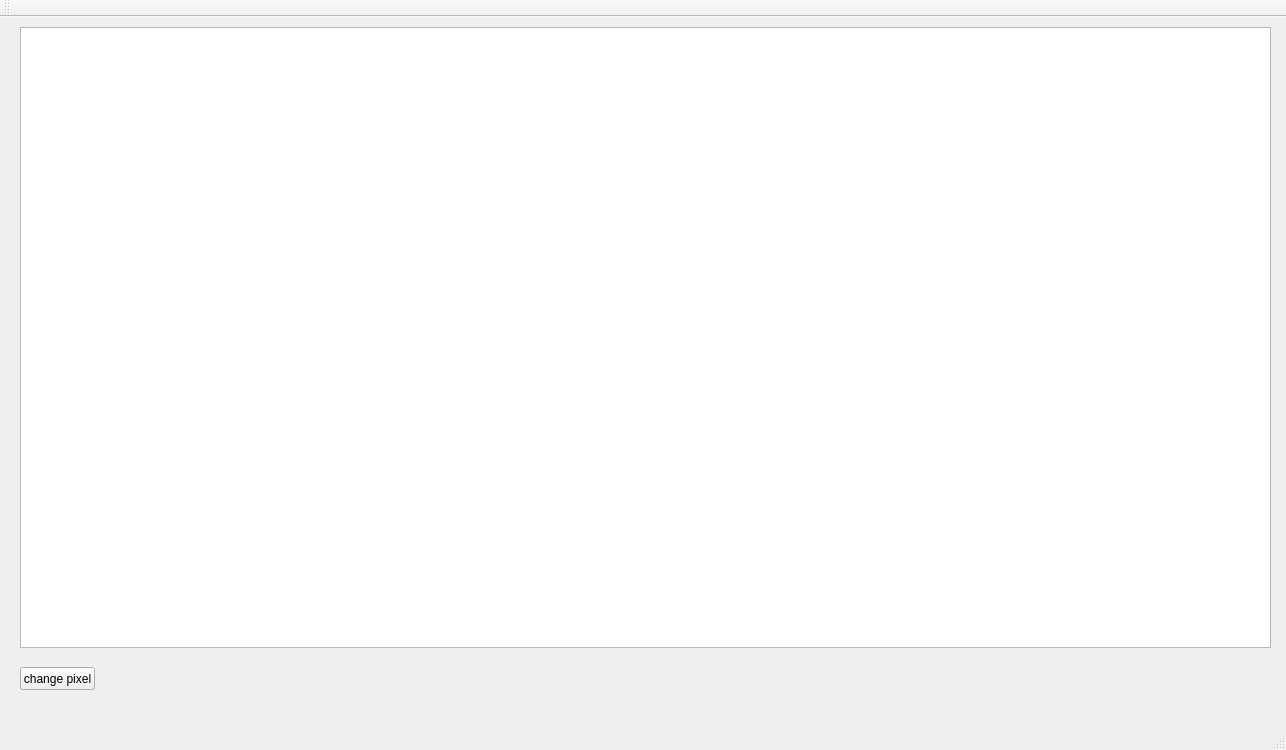
<?xml version="1.0" encoding="UTF-8"?>
<ui version="4.0">
 <class>MainWindow</class>
 <widget class="QMainWindow" name="MainWindow">
  <property name="geometry">
   <rect>
    <x>0</x>
    <y>0</y>
    <width>1286</width>
    <height>750</height>
   </rect>
  </property>
  <property name="windowTitle">
   <string>MainWindow</string>
  </property>
  <widget class="QWidget" name="centralWidget">
   <widget class="QGraphicsView" name="graphicsView">
    <property name="geometry">
     <rect>
      <x>20</x>
      <y>10</y>
      <width>1251</width>
      <height>621</height>
     </rect>
    </property>
   </widget>
   <widget class="QPushButton" name="pushButton">
    <property name="geometry">
     <rect>
      <x>20</x>
      <y>650</y>
      <width>75</width>
      <height>23</height>
     </rect>
    </property>
    <property name="text">
     <string>change pixel</string>
    </property>
   </widget>
  </widget>
  <widget class="QMenuBar" name="menuBar">
   <property name="geometry">
    <rect>
     <x>0</x>
     <y>0</y>
     <width>1286</width>
     <height>21</height>
    </rect>
   </property>
  </widget>
  <widget class="QToolBar" name="mainToolBar">
   <attribute name="toolBarArea">
    <enum>TopToolBarArea</enum>
   </attribute>
   <attribute name="toolBarBreak">
    <bool>false</bool>
   </attribute>
  </widget>
  <widget class="QStatusBar" name="statusBar"/>
 </widget>
 <layoutdefault spacing="6" margin="11"/>
 <resources/>
 <connections/>
</ui>
